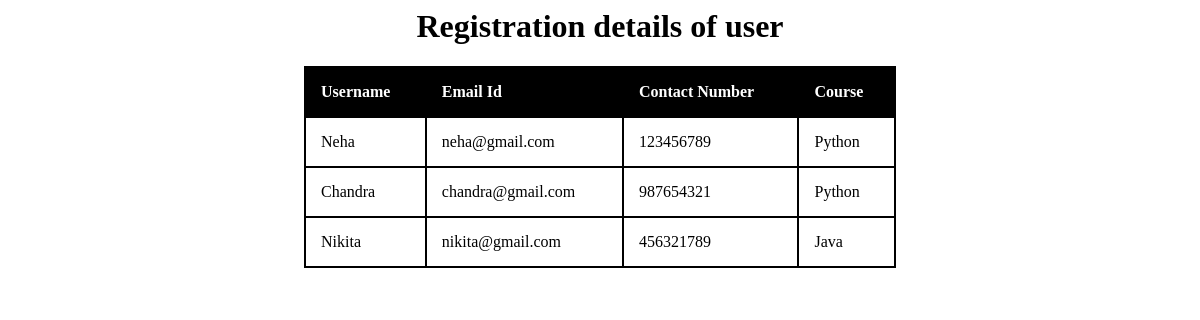
/homepage/Form_Details/, run on the app's committed database.
### firstapp/models.py (models this page shows)
class Form_newdetails(models.Model):
	username=models.CharField(max_length=20)
	email=models.EmailField()
	contact=models.CharField(max_length=12)
	course=models.CharField(max_length=20)

### firstapp/views.py (the view)
# urls.py: path('Form_Details/',views.form_details),
def form_details(request):
	fo=Form_newdetails.objects.all()
	return render(request,'template/form_details.html',{'record':fo})

### template/form_details.html (shortened to what this page needs)
<html>
   <head>
   </head>
   <body>
      <center>
      	<h1>Registration details of user</h1>
      <table>
         <tr>
            <th>Username</th>
            <th>Email Id</th>
            <th>Contact Number</th>
            <th>Course</th>
         </tr>
          {% for x in record %}
         <tr>
            <td>{{x.username}}</td>
            <td>{{x.email}}</td>
            <td>{{x.contact}}</td>
            <td>{{x.course}}</td>
         </tr>
         {% endfor %}
      </table>
      </center>
   </body>
</html>

### template/form_details.html (style rules this page uses)
table { border-collapse: collapse; }
table, th, td { border: 2px solid black; }
td,th { height: 50px; vertical-align: bottom; }
th, td { padding: 15px; text-align: left; }
table { width: 50%; }
th { height: 50px; }
th, td { border-bottom: 1px solid #ddd; }
th { background-color: Black; color: white; }

### data on the page
Form_newdetails: username "Neha", email "neha@gmail.com", contact "123456789", course "Python"
Form_newdetails: username "Chandra", email "chandra@gmail.com", contact "987654321", course "Python"
Form_newdetails: username "Nikita", email "nikita@gmail.com", contact "456321789", course "Java"
